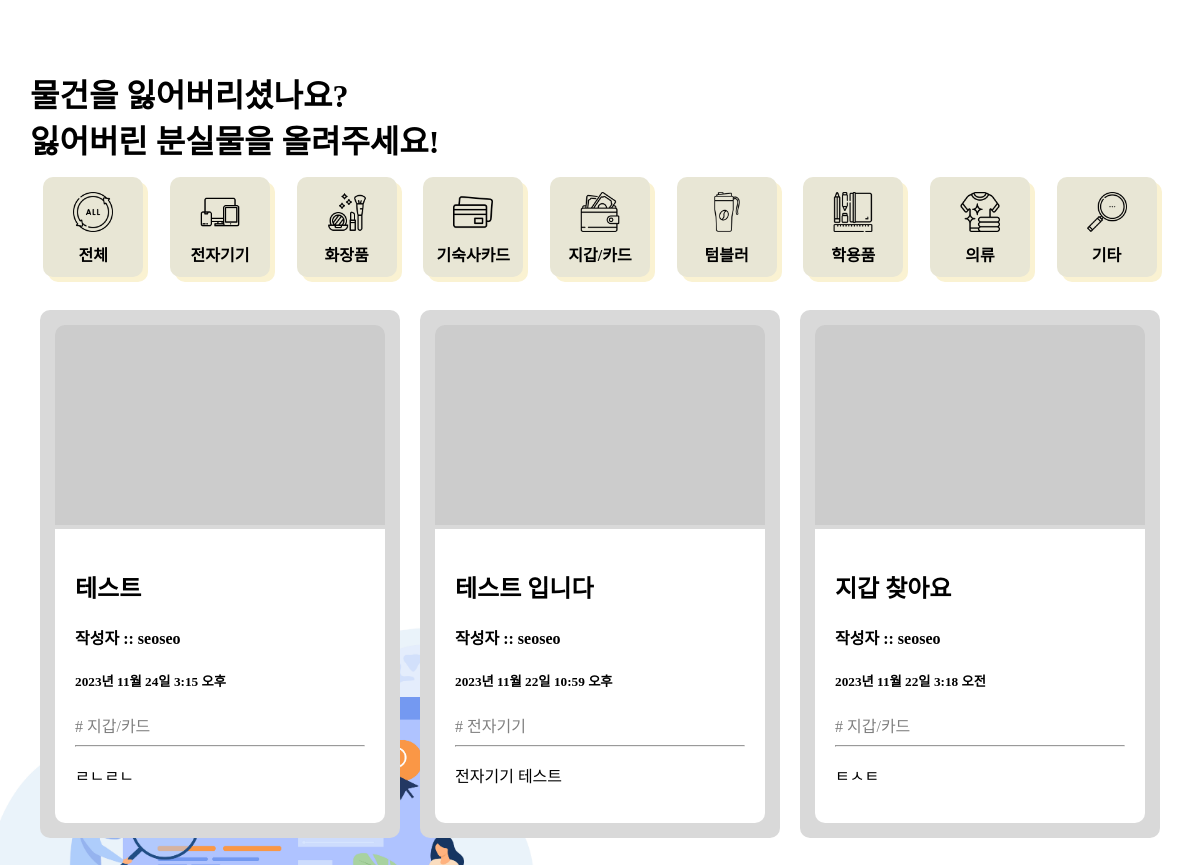
The page /message/ask/ on the database its author committed.
### message/models.py (models this page shows, shortened)
class Category(models.Model):
    name = models.CharField(max_length=10, unique=True)
    slug = models.SlugField(max_length=100, unique=True, allow_unicode=True)
    head_image = models.ImageField(upload_to='message/images/category/', blank=True)
    def __str__(self):
        return self.name
    def get_absolute_url_ask(self):
        return f'/message/ask/category/{self.slug}/'
    class Meta:
        verbose_name_plural = 'Categories'

class AskItem(models.Model):
    title = models.CharField(max_length=20)
    author = models.ForeignKey(settings.AUTH_USER_MODEL, null=True, on_delete=models.SET_NULL)
    created_at = models.DateTimeField(auto_now_add=True)
    category = models.ForeignKey(Category, null=True, on_delete=models.SET_NULL)
    head_image = models.ImageField(upload_to='message/images/ask/%Y/%m/%d/', blank=True)
    content = models.TextField()
    def get_absolute_url(self):
        return f'/message/ask/{self.pk}/'

### user/models.py (models this page shows)
class CustomUser(AbstractUser):
    get_verification_token = models.CharField(max_length=64, blank=True, null=True)
    groups = models.ManyToManyField('auth.Group', related_name='custom_users')
    user_permissions = models.ManyToManyField('auth.Permission', related_name='custom_users')

### message/views.py (the view)
# urls.py: path('ask/', views.askList.as_view()),
class askList(ListView):
    model = AskItem
    ordering = '-pk'
    template_name = 'message/askItem_list.html'
    def get_context_data(self, **kwargs):
        context = super(askList, self).get_context_data()
        context['categories'] = Category.objects.all()
        return context

### message/templates/message/askItem_list.html (shortened to what this page needs)
<!DOCTYPE html>
{% load static %}
<html lang="ko">
<head>
    <link rel="stylesheet" href="{% static 'message/css/base_list.css' %}" media="screen">
</head>
<body>
    <div class="container">
        <div class="main-title main-title-font">물건을 잃어버리셨나요?<br>잃어버린 분실물을 올려주세요!</div>
        <div class="post-button">
        </div>
        <div class="category-container">
            <div class="category-content">
                <a class="detail-link" href="/message/ask/">
                    <div class="icon-text-wrapper">
                        <img src="/static/message/image/all.png" width="40" height="40">
                        <div class="category-font">전체</div>
                    </div>
                </a>
            </div>
            {% for category in categories %}
            <div class="category-content">
                <a class="detail-link" href="{{ category.get_absolute_url_ask }}">
                    <div class="icon-text-wrapper">
                        <img src="{{ category.head_image.url }}" width="40" height="40">
                        <div class="category-font">{{ category }}</div>
                    </div>
                </a>
            </div>
            {% endfor %}
        </div>
        <br />
        <div class="post-container">
            {% for item in object_list %}
            <a class="detail-link" href="{{ item.get_absolute_url }}">
                <div class="post-content">
                    {% if item.head_image %}
                    <img src="{{ item.head_image.url }}" style="border-radius: 10px 10px 0 0;" width="330px"
                        height="200px" alt="{{ item }} head image">
                    {% else %}
                    <img src="https://picsum.photos/seed/{{ item.id }}/330/200" style="border-radius: 10px 10px 0 0;"
                        alt="random_image">
                    {% endif %}
                    <div class="post-text-box">
                        <h2>{{ item.title }}</h2>
                        <h4>작성자 :: {{ item.author }}</h4>
                        <h5>{{ item.created_at }}</h5>
                        {% if item.category %}
                        <span style="color: gray;"># {{ item.category }}</span>
                        {% else %}
                        <span style="color: gray;"># 기타</span>
                        {% endif %}
                        <hr />
                        <p>{{ item.content | truncatechars:20 }}</p>
                    </div>
                </div>
            </a>
            {% endfor %}
        </div>
    </div>
</body>
</html>

### message/static/message/css/base_list.css (style rules this page uses)
body { font-family: 'EASTARJET-Medium'; background-image: url(/static/message/image/list.jpg); background-position: left -50px bottom -45px; background-size: 630px 450px; background-attachment: fixed; background-repeat: no-repeat; }
.container { width: 1140px; display: grid; margin: 70px auto; }
.detail-link { text-decoration-line: none; }
.detail-link:link { color: black; }
.category-container { display: flex; justify-content: center; }
.category-content { width: 80px; height: 80px; padding: 10px; margin: 5px auto; border-radius: 10px; background: #E8E6D5; box-shadow: 5px 5px #FAF2D2; }
.category-font { margin-top: 10px; font-size: lg; font-weight: 700; }
.icon-text-wrapper { display: flex; margin-top: 5px; flex-direction: column; align-items: center; }
.post-container { display: grid; grid-template-columns: repeat(3, 1fr); margin: 0 auto; }
.post-content { background: #D9D9D9; max-width: 100%; padding: 15px; margin: 10px; margin-bottom: 50px; border-radius: 10px; }
.post-text-box { background: #FFFFFF; padding: 20px; border-radius: 0 0 10px 10px; }
.main-title-font { font-size: xx-large; font-weight: 900; }
.post-button { display: flex; justify-content: flex-end; }

### rows shown on the page
Category: head_image (picture), name "전자기기"
Category: head_image (picture), name "화장품"
Category: head_image (picture), name "기숙사카드"
Category: head_image (picture), name "지갑/카드"
Category: head_image (picture), name "텀블러"
Category: head_image (picture), name "학용품"
Category: head_image (picture), name "의류"
Category: head_image (picture), name "기타"
AskItem: title "테스트", author "seoseo", created_at "2023년 11월 24일 3:15 오후", category "지갑/카드", content "ㄹㄴㄹㄴ"
AskItem: title "테스트 입니다", author "seoseo", created_at "2023년 11월 22일 10:59 오후", category "전자기기", content "전자기기 테스트"
AskItem: title "지갑 찾아요", author "seoseo", created_at "2023년 11월 22일 3:18 오전", category "지갑/카드", content "ㅌㅅㅌ"
